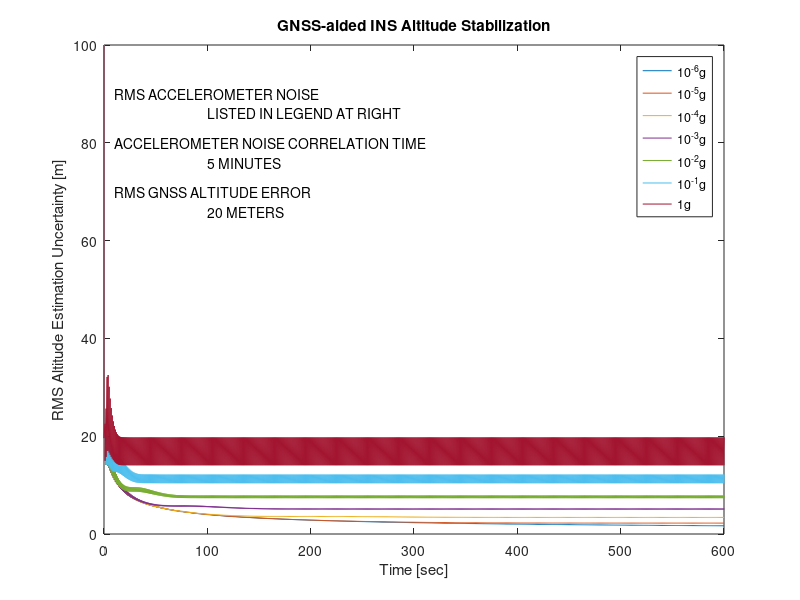

Write the MATLAB code that produced this figure.
%
disp('Kalman Filtering: Theory and Practice Using MATLAB, 4th Edition');
disp('M. S, Grewal & A. P. Andrews');
disp('Wiley, 2014');
disp(' ');
disp('Kalman filter implementation and demonstration for INS vertical');
disp('channel stabilization using GNSS-derived altitude.');
disp(' ');
disp('The program will step through 10-minute simulations of aided and');
disp('unaided altitude errors, with simulated RMS accelerometer noise =');
disp([num2str(1e-6),', ',num2str(1e-5),', ',num2str(1e-4),', ',num2str(1e-3),', ',num2str(1e-2),', ',num2str(1e-1),' and 1g,']);
disp('pausing 10 seconds to display results between cases.');
disp(' ');
disp('The final plot is of the a priori and a posteriori RMS altitude');
disp('uncertainties from the Kalman filter covariances---for all cases.');
disp(' ');
disp('Press ENTER key to continue.')
pause;
disp('...resuming.');
%
close all;
clear all;
%
Dt   = 1;      % Discrete time step
tauS = 806.4;  % Schuler time-constant for vertical channel
tauA = 300;    % 5-minute time-constant for accelerometer error variation
F(1,1) = 0;
F(1,2) = 1;
F(1,3) = 0;
F(2,1) = 1 / tauS^2;
F(2,2) = 0;
F(2,3) = 1;
F(3,1) = 0;
F(3,2) = 0;
F(3,3) = -1 / tauA;
%
H      = [1,0,0];
r      = 400;      % 20-meter RMS GPS vertical error
%
Phi    = expm(Dt*F);
%
P11inf = [];
SigmaG = [];
N      = 0;
for Log10sigmaG=-6:0,
    N      = N + 1;
    sigmaG = 10^Log10sigmaG;
    SigmaG = [SigmaG,sigmaG];
    sigmaA = sigmaG*9.8;
    Qt     = 2*sigmaA^2/tauA;
    %
    % The following vector of polynomial coefficients is for a 10th-order
    % polynomial, one of the solutions to which is the steady-state mean-
    % squared altitude uncertainty from GNSS-aided INS altitude
    % stabilization for each value of RMS vertical accelerometer error.
    %
    % This polynomial solution comes from solving the steady-state Riccati
    % equation in discrete time.
    %
    PC = [tauA^4*tauS^6; % polynomial coefficients of 10th-order polynomial
        0;
        -10*r^2*tauA^4*tauS^4 - 2*tauA^4*tauS^6*r^2;
        0;
        32*r^4*tauA^4*tauS^2 + 16*tauA^4*tauS^4*r^4 - 32*r^4*tauS^6*tauA^2;
        -64*r^5*tauS^6*tauA;
        -32*tauA^4*tauS^2*r^6 + 128*r^6*tauS^4*tauA^2 - 32*r^6*tauS^6 - 64*tauA^4*tauS^6*Qt*r^5 - 32*r^6*tauA^4;
        -128*tauA^3*tauS^6*Qt*r^6 + 256*r^7*tauS^4*tauA;
        -64*tauA^2*tauS^6*Qt*r^7 + 128*tauA^4*tauS^6*r^7*Qt + 128*r^8*tauS^4 + 128*r^7*tauA^4*Qt*tauS^4;
        256*tauA^3*tauS^6*r^8*Qt + 256*r^8*tauA^3*Qt*tauS^4;
        128*tauA^2*tauS^6*r^9*Qt + 128*r^9*tauA^2*Qt*tauS^4];
    P11inf = [P11inf,roots(PC)]; % one of its roots is P(1,1) at steady-state
    Q      = zeros(3);
    Q(3,3) = Dt*Qt;
    P      = zeros(3);
    P(1,1) = 10000;      % 100 m RMS initial INS altitude error
    P(2,2) = 100;        % 10 m/s RMS initial INS altitude rate error
    P(3,3) = sigmaA^2;   % sigmaA is RMS accelerometer error
    k      = 0;
    x      = [sqrt(P(1,1))*randn;sqrt(P(2,2))*randn;sqrt(P(3,3))*randn];
    xu     = x; % unaided altitude error
    for T=1:601, % 10-minute run
        k    = k + 1;
        t(k) = T-1;
        z    = sqrt(r)*randn;
        SigmaH(N,k) = sqrt(P(1,1));
        PHT  = P*H';
        K    = PHT/(H*PHT + r);
        x    = x + K*(z - H*x);
        err(k) = xu(1);
        alt(k) = x(1);
        P    = P - K*PHT';
        P    = .5*(P+P');
        k    = k + 1;
        t(k) = T-1;
        da   = sqrt(Q(3,3))*randn;
        x    = Phi*x + [0;0;da];
        xu   = Phi*xu + [0;0;da];
        alt(k) = x(1);
        err(k) = xu(1);
        SigmaH(N,k) = sqrt(P(1,1));
        P    = Phi*P*Phi' + Q;
    end;
    subplot(2,1,1);
    plot(t,alt);
    title(['GNSS-aided INS Alt. Stabiliization with RMS Accelerometer Noise = ',num2str(sigmaG),' [G]']);
    xlabel('Time [sec]');
    ylabel('Aided Alt. Err. [m]');
    subplot(2,1,2);
    plot(t,err);
    xlabel('Time [sec]');
    ylabel('Unaided Alt. Err. [m]');
    pause(10);
end;
subplot(1,1,1),
plot(t,SigmaH);
legend('10^{-6}g','10^{-5}g','10^{-4}g','10^{-3}g','10^{-2}g','10^{-1}g','1g');
text(10,90,'RMS ACCELEROMETER NOISE','HorizontalAlignment','left','VerticalAlignment','middle');
text(100,86,'LISTED IN LEGEND AT RIGHT','HorizontalAlignment','left','VerticalAlignment','middle');
text(10,80,'ACCELEROMETER NOISE CORRELATION TIME','HorizontalAlignment','left','VerticalAlignment','middle');
text(100,76,'5 MINUTES','HorizontalAlignment','left','VerticalAlignment','middle');
text(10,70,'RMS GNSS ALTITUDE ERROR','HorizontalAlignment','left','VerticalAlignment','middle');
text(100,66,'20 METERS','HorizontalAlignment','left','VerticalAlignment','middle');
xlabel('Time [sec]');
ylabel('RMS Altitude Estimation Uncertainty [m]');
title('GNSS-aided INS Altitude Stabilization');
%
disp(' ');
disp('Entering ''P11inf'' on the keyboard will display the P(1,1) polynomial');
disp('roots [rows] for the different RMS accelerometer noise [columns].');
disp('One of these roots is the steady-state mean-squared altitude');
disp('uncertainty.  The correct solution is real and positive, and not the');
disp('largest value, which is constant.');
%
